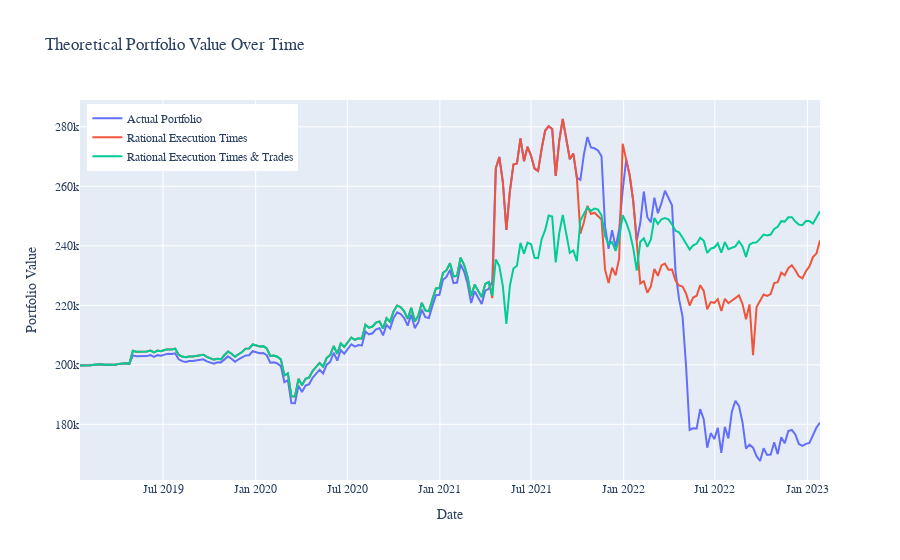

Source (notebook cell):
### Code cell
# Plot all three portfolios over time
fig = go.Figure()
fig.add_trace(go.Scatter(x=list(agg_values_vF.keys()), y=list(agg_values_vF.values()),
                    mode='lines',
                    name='Actual Portfolio'))
fig.add_trace(go.Scatter(x=list(agg_values_vF_rational.keys()), y=list(agg_values_vF_rational.values()),
                    mode='lines',
                    name='Rational Execution Times'))
fig.add_trace(go.Scatter(x=list(agg_values_vF_rational2.keys()), y=list(agg_values_vF_rational2.values()),
                    mode='lines',
                    name='Rational Execution Times & Trades'))
fig.update_layout(title_text="Theoretical Portfolio Value Over Time", xaxis_title="Date", yaxis_title="Portfolio Value")
# Move the legend so it takes less space
fig.update_layout(legend=dict(
    yanchor="top",
    y=0.99,
    xanchor="left",
    x=0.01
))
# change the font to garamond
fig.update_layout(font_family="Courier New, monospace")
fig.show()

### Figure 1 — Plotly figure (JSON) as saved in the notebook; plotly's stock layout.template omitted (floating-point values rounded to 4 significant figures; data arrays with more than 128 entries replaced by an {"elided": "..."} marker saying what was removed)
{"data": [{"mode": "lines", "name": "Actual Portfolio", "type": "scatter", "x": {"elided": "211 str values"}, "y": {"elided": "211 float values"}}, {"mode": "lines", "name": "Rational Execution Times", "type": "scatter", "x": {"elided": "211 str values"}, "y": {"elided": "211 float values"}}, {"mode": "lines", "name": "Rational Execution Times & Trades", "type": "scatter", "x": {"elided": "211 str values"}, "y": {"elided": "211 float values"}}], "layout": {"font": {"family": "Courier New, monospace"}, "legend": {"x": 0.01, "xanchor": "left", "y": 0.99, "yanchor": "top"}, "title": {"text": "Theoretical Portfolio Value Over Time"}, "xaxis": {"title": {"text": "Date"}}, "yaxis": {"title": {"text": "Portfolio Value"}}}}
